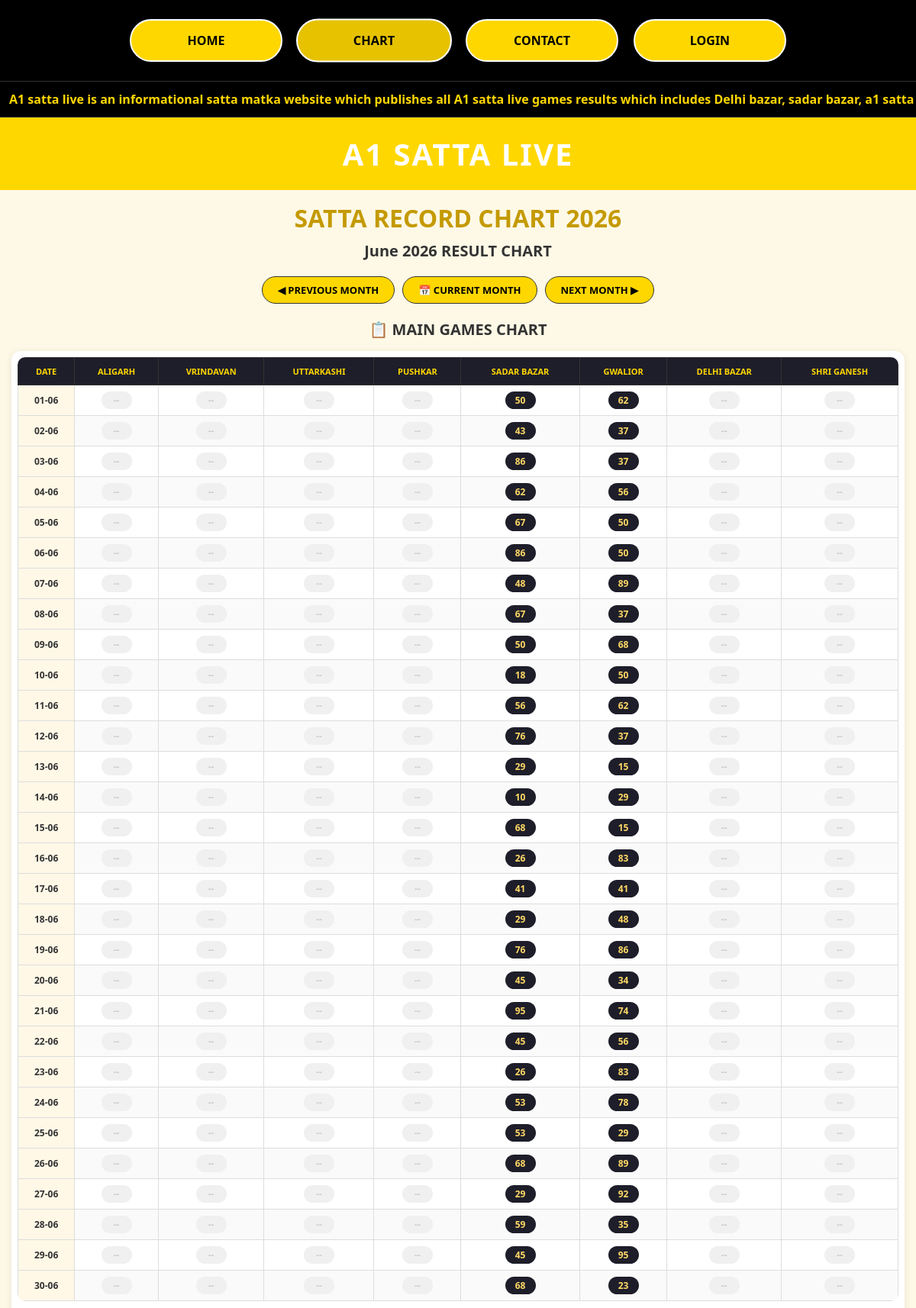
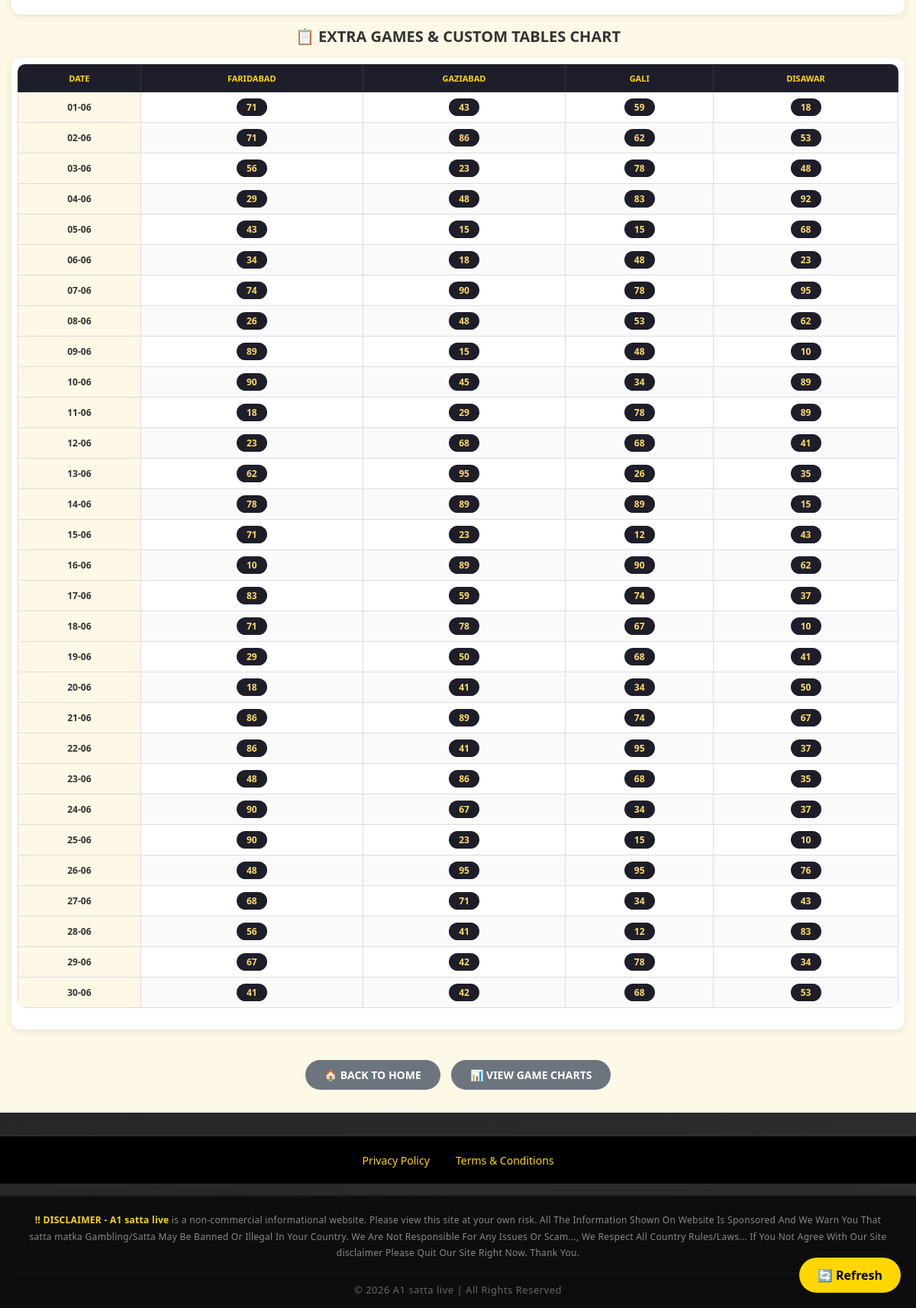
The app's page /chart.php?month=2026-06 with its own data (2 pictures, top to bottom).
### tables this page shows
CREATE TABLE `game_results` (
  `id` int NOT NULL AUTO_INCREMENT,
  `game_name` varchar(100) NOT NULL,
  `display_name` varchar(100) NOT NULL,
  `yesterday_result` varchar(10) DEFAULT '--',
  `today_result` varchar(10) DEFAULT 'WAIT',
  `result_time` varchar(20) DEFAULT NULL,
  `time` varchar(20) DEFAULT '--',
  `table_type` enum('table1','table2') DEFAULT 'table1',
  `status` tinyint(1) DEFAULT '1',
  `is_latest` tinyint(1) DEFAULT '0',
  PRIMARY KEY (`id`),
  UNIQUE KEY `game_name` (`game_name`)
);

### chart.php (the view, shortened to what this page needs)
<?php
require_once 'header.php';
$month = isset($_GET['month']) ? $_GET['month'] : date('Y-m');
$month_name = date('F Y', strtotime($month . '-01'));
$year = date('Y', strtotime($month . '-01'));
$month_num = date('m', strtotime($month . '-01'));
$days_in_month = date('t', strtotime($month . '-01'));
$prev_month = date('Y-m', strtotime($month . '-01 -1 month'));
$next_month = date('Y-m', strtotime($month . '-01 +1 month'));
$table1_games = [];
$table2_games = [];
try {
    $stmt = $pdo->query("SELECT * FROM game_results WHERE status = 1 ORDER BY FIELD(game_name, 'pushkar', 'sadar bazar', 'gwalior', 'delhi bazar', 'shri ganesh', 'faridabad', 'gaziabad', 'gali', 'disawar')");
    $regular_games = $stmt->fetchAll(PDO::FETCH_ASSOC);
    foreach ($regular_games as $game) {
        if ($game['table_type'] == 'table2') {
            $table2_games[] = $game;
        } else {
            $table1_games[] = $game;
        }
    }
} catch (PDOException $e) {
    error_log("Error fetching regular games: " . $e->getMessage());
}
$all_dates = [];
for ($day = 1; $day <= $days_in_month; $day++) {
    $date_str = $year . '-' . str_pad($month_num, 2, '0', STR_PAD_LEFT) . '-' . str_pad($day, 2, '0', STR_PAD_LEFT);
    $all_dates[] = $date_str;
}
try {
    $start_date = $year . '-' . str_pad($month_num, 2, '0', STR_PAD_LEFT) . '-01';
    $end_date = $year . '-' . str_pad($month_num, 2, '0', STR_PAD_LEFT) . '-' . $days_in_month;
    $stmt = $pdo->prepare("SELECT * FROM chart_data WHERE chart_date BETWEEN ? AND ? ORDER BY chart_date ASC");
    $stmt->execute([$start_date, $end_date]);
    $chart_data = $stmt->fetchAll(PDO::FETCH_ASSOC);
    $data_lookup = [];
    foreach ($chart_data as $row) {
        $data_lookup[$row['chart_date']][$row['game_name']] = $row['result'];
    }
} catch (PDOException $e) {
    $chart_data = [];
    $data_lookup = [];
    $db_error = $e->getMessage();
}
?>
<!DOCTYPE html>
<html lang="en">
<head>
    <link rel="stylesheet" href="./css/chart.css">
</head>
<body>
    <div class="chart-main-container">
        <div class="chart-header">
            <h1>SATTA RECORD CHART <?php echo $year; ?></h1>
            <h5><?php echo $month_name; ?> RESULT CHART</h5>
        </div>
        <div class="month-nav">
            <a href="?month=<?php echo $prev_month; ?>">◀ PREVIOUS MONTH</a>
            <a href="?month=<?php echo date('Y-m'); ?>">📅 CURRENT MONTH</a>
            <a href="?month=<?php echo $next_month; ?>">NEXT MONTH ▶</a>
        </div>
        <?php if (!empty($table1_games)): ?>
            <div class="section-title">📋 MAIN GAMES CHART</div>
            <div class="chart-table-wrapper">
                <table class="chart-table">
                    <thead>
                        <tr>
                            <th>DATE</th>
                            <?php foreach ($table1_games as $game): ?>
                                <th><?php echo htmlspecialchars(strtoupper($game['display_name'] ?? $game['game_name'])); ?>
                                </th>
                            <?php endforeach; ?>
                        </tr>
                    </thead>
                    <tbody>
                        <?php if (!empty($all_dates)): ?>
                            <?php foreach ($all_dates as $date_str):
                                $date_parts = explode('-', $date_str);
                                $display_date = $date_parts[2] . '-' . $date_parts[1];
                                ?>
                                <tr>
                                    <td class="date-col"><strong><?php echo $display_date; ?></strong></td>
                                    <?php foreach ($table1_games as $game):
                                        $result = $data_lookup[$date_str][$game['game_name']] ?? null;
                                        ?>
                                        <td>
                                            <span class="chart-number-box <?php echo !$result ? 'empty' : ''; ?>">
                                                <?php echo $result ? htmlspecialchars($result) : '--'; ?>
                                            </span>
                                        </td>
                                    <?php endforeach; ?>
                                </tr>
                            <?php endforeach; ?>
                        <?php endif; ?>
                    </tbody>
                </table>
            </div>
        <?php endif; ?>
        <?php if (!empty($table2_games)): ?>
            <div class="section-title">📋 EXTRA GAMES & CUSTOM TABLES CHART</div>
            <div class="chart-table-wrapper">
                <table class="chart-table">
                    <thead>
                        <tr>
                            <th>DATE</th>
                            <?php foreach ($table2_games as $game): ?>
                                <th>
                                    <?php
                                    $display_name = strtoupper($game['display_name'] ?? $game['game_name']);
                                    echo htmlspecialchars($display_name);
                                    ?>
                                </th>
                            <?php endforeach; ?>
                        </tr>
                    </thead>
                    <tbody>
                        <?php if (!empty($all_dates)): ?>
                            <?php foreach ($all_dates as $date_str):
                                $date_parts = explode('-', $date_str);
                                $display_date = $date_parts[2] . '-' . $date_parts[1];
                                ?>
                                <tr>
                                    <td class="date-col"><strong><?php echo $display_date; ?></strong></td>
                                    <?php foreach ($table2_games as $game):
                                        $result = $data_lookup[$date_str][$game['game_name']] ?? null;
                                        ?>
                                        <td>
                                            <span class="chart-number-box <?php echo !$result ? 'empty' : ''; ?>">
                                                <?php echo $result ? htmlspecialchars($result) : '--'; ?>
                                            </span>
                                        </td>
                                    <?php endforeach; ?>
                                </tr>
                            <?php endforeach; ?>
                        <?php endif; ?>
                    </tbody>
                </table>
            </div>
        <?php endif; ?>
        <div style="text-align: center; margin: 25px 0 15px;">
            <a href="index.php" class="back-home-btn">🏠 BACK TO HOME</a>
            <a href="game.php?game=disawar" class="back-home-btn" style="margin-left: 10px;">📊 VIEW GAME CHARTS</a>
        </div>
    </div>
    <div class="footer">
        <a href="/privacy-policy">Privacy Policy</a>
        <a href="/terms-and-conditions">Terms & Conditions</a>
    </div>
</body>
</html>
<?php include 'footer.php'; ?>

### css/header.css (style rules this page uses)
* { margin: 0; padding: 0; box-sizing: border-box; font-family: "Segoe UI", Arial, sans-serif; }
body { background: #000; }
table { width: 100%; border-collapse: collapse; background: #fff; border-radius: 16px; overflow: hidden; margin-bottom: 20px; }
th { background: #000; color: #ffd700; padding: 20px; font-size: 24px; border: 1px solid #333; }
td { border: 1px solid #ccc; text-align: center; padding: 20px; font-size: 24px; font-weight: bold; }
.footer { background: #000; text-align: center; padding: 30px; border-top: 1px solid #333; }
.footer a { color: #ffd700; text-decoration: none; margin: 0 15px; font-size: 14px; }

### css/chart.css (style rules this page uses)
* { margin: 0; padding: 0; box-sizing: border-box; }
body { font-family: Arial, sans-serif; background: linear-gradient(135deg, #1a1a1a, #2d2d2d); color: #fff; min-height: 100vh; }
.chart-main-container { max-width: 1400px; margin: 0 auto; padding: 15px; background: #fef9e6; }
.chart-header { text-align: center; margin-bottom: 20px; }
.chart-header h1 { color: #c49a00; font-size: clamp(22px, 4vw, 32px); margin-bottom: 5px; }
.chart-header h5 { font-size: clamp(16px, 3vw, 20px); color: #333; margin: 8px 0; }
.month-nav { text-align: center; margin: 20px 0; display: flex; justify-content: center; gap: 10px; flex-wrap: wrap; }
.month-nav a { background: #ffd700; padding: 8px 20px; text-decoration: none; color: #000; border-radius: 30px; font-weight: bold; font-size: 13px; transition: 0.3s; border: 1px solid #333; white-space: nowrap; }
.chart-table-wrapper { overflow-x: auto; -webkit-overflow-scrolling: touch; margin: 15px 0; background: #fff; border-radius: 12px; padding: 8px; box-shadow: 0 2px 10px rgba(0, 0, 0, 0.1); }
.chart-table { width: 100%; border-collapse: collapse; background: #fff; border-radius: 10px; overflow: hidden; min-width: 700px; }
.chart-table th { background: #1e1e2a; color: #ffd700; padding: 10px 6px; font-size: 11px; font-weight: bold; text-align: center; border: 1px solid #333; white-space: nowrap; position: sticky; top: 0; z-index: 1; }
.chart-table th:first-child { position: sticky; left: 0; z-index: 2; background: #1e1e2a; }
.chart-table td { border: 1px solid #ddd; padding: 8px 5px; text-align: center; font-size: 12px; color: #333; }
.chart-table tbody tr:nth-child(even) { background: #fafafa; }
.date-col { background: #fff8e7; font-weight: bold; color: #c49a00; white-space: nowrap; position: sticky; left: 0; z-index: 1; }
.chart-number-box { background: #1e1e2a; display: inline-block; padding: 3px 10px; border-radius: 15px; color: #ffd966; font-weight: bold; font-size: 12px; min-width: 40px; }
.chart-number-box.empty { background: #f0f0f0; color: #ccc; }
.section-title { color: #333; margin: 15px 0 10px; text-align: center; font-size: clamp(16px, 3vw, 20px); font-weight: bold; }
.back-home-btn { display: inline-block; margin-top: 15px; background: #6c757d; color: white; padding: 10px 25px; text-decoration: none; border-radius: 30px; font-weight: bold; transition: 0.3s; font-size: 14px; }
.footer { background: #000; text-align: center; padding: 20px; border-top: 1px solid #333; margin-top: 30px; }
.footer a { color: #ffd700; text-decoration: none; margin: 0 15px; font-size: 14px; }

### records on screen
game_results: display_name "ALIGARH"
game_results: display_name "VRINDAVAN"
game_results: display_name "UTTARKASHI"
game_results: display_name "PUSHKAR"
game_results: display_name "SADAR BAZAR", game_name "50", game_name "43", game_name "86", game_name "62", game_name "67", game_name "48", game_name "18", game_name "56", game_name "76", game_name "29", game_name "10", game_name "68", game_name "26", game_name "41", game_name "45", game_name "95", game_name "53", game_name "59"
game_results: display_name "GWALIOR", game_name "62", game_name "37", game_name "56", game_name "50", game_name "89", game_name "68", game_name "15", game_name "29", game_name "83", game_name "41", game_name "48", game_name "86", game_name "34", game_name "74", game_name "78", game_name "92", game_name "35", game_name "95", game_name "23"
game_results: display_name "DELHI BAZAR"
game_results: display_name "SHRI GANESH"
game_results: display_name "FARIDABAD", game_name "71", game_name "56", game_name "29", game_name "43", game_name "34", game_name "74", game_name "26", game_name "89", game_name "90", game_name "18", game_name "23", game_name "62", game_name "78", game_name "10", game_name "83", game_name "86", game_name "48", game_name "68", game_name "67", game_name "41"
game_results: display_name "GAZIABAD", game_name "43", game_name "86", game_name "23", game_name "48", game_name "15", game_name "18", game_name "90", game_name "45", game_name "29", game_name "68", game_name "95", game_name "89", game_name "59", game_name "78", game_name "50", game_name "41", game_name "67", game_name "71", game_name "42"
game_results: display_name "GALI", game_name "59", game_name "62", game_name "78", game_name "83", game_name "15", game_name "48", game_name "53", game_name "34", game_name "68", game_name "26", game_name "89", game_name "12", game_name "90", game_name "74", game_name "67", game_name "95"
game_results: display_name "DISAWAR", game_name "18", game_name "53", game_name "48", game_name "92", game_name "68", game_name "23", game_name "95", game_name "62", game_name "10", game_name "89", game_name "41", game_name "35", game_name "15", game_name "43", game_name "37", game_name "50", game_name "67", game_name "76", game_name "83", game_name "34"

### other values on screen
$year "2026"
$month_name "June 2026"
$display_date "01-06"
$display_date "02-06"
$display_date "03-06"
$display_date "04-06"
$display_date "05-06"
$display_date "06-06"
$display_date "07-06"
$display_date "08-06"
$display_date "09-06"
$display_date "10-06"
$display_date "11-06"
$display_date "12-06"
$display_date "13-06"
